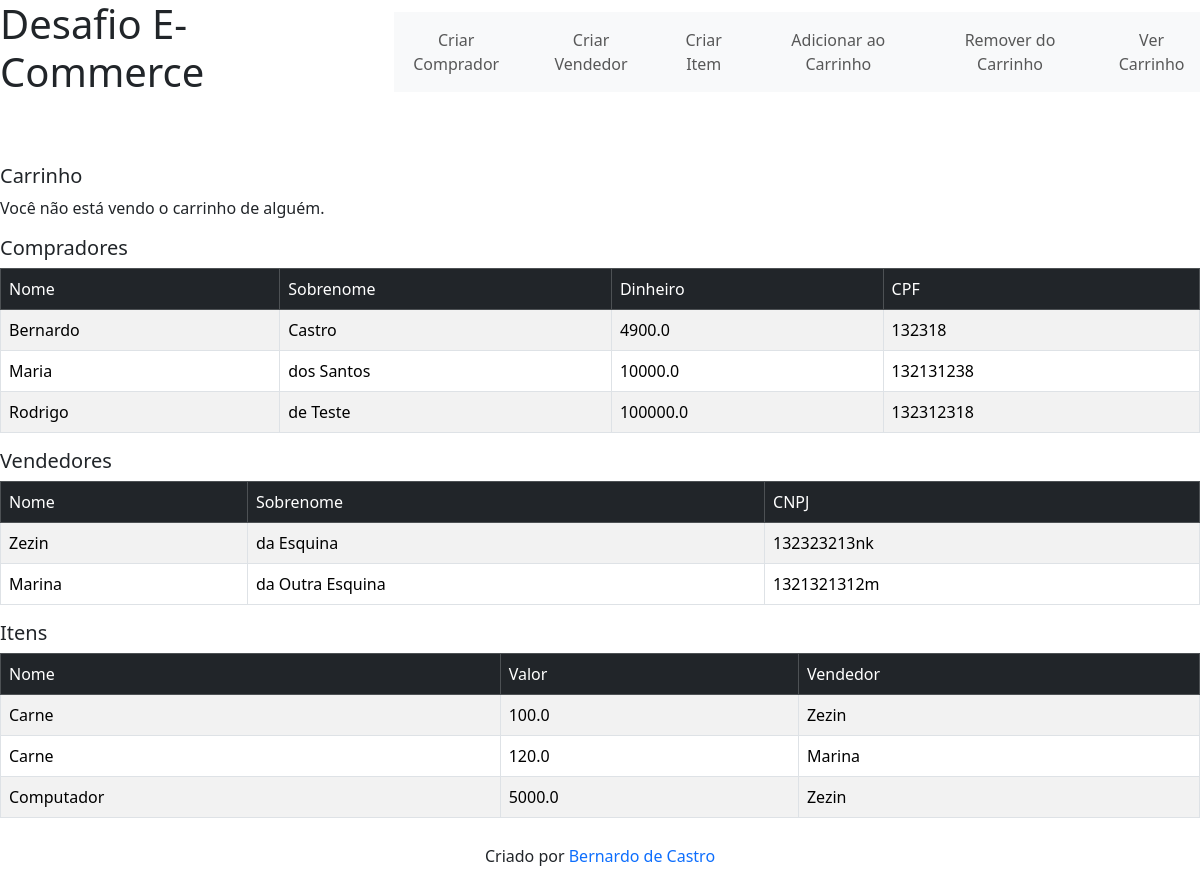
Before: / with the older database file.
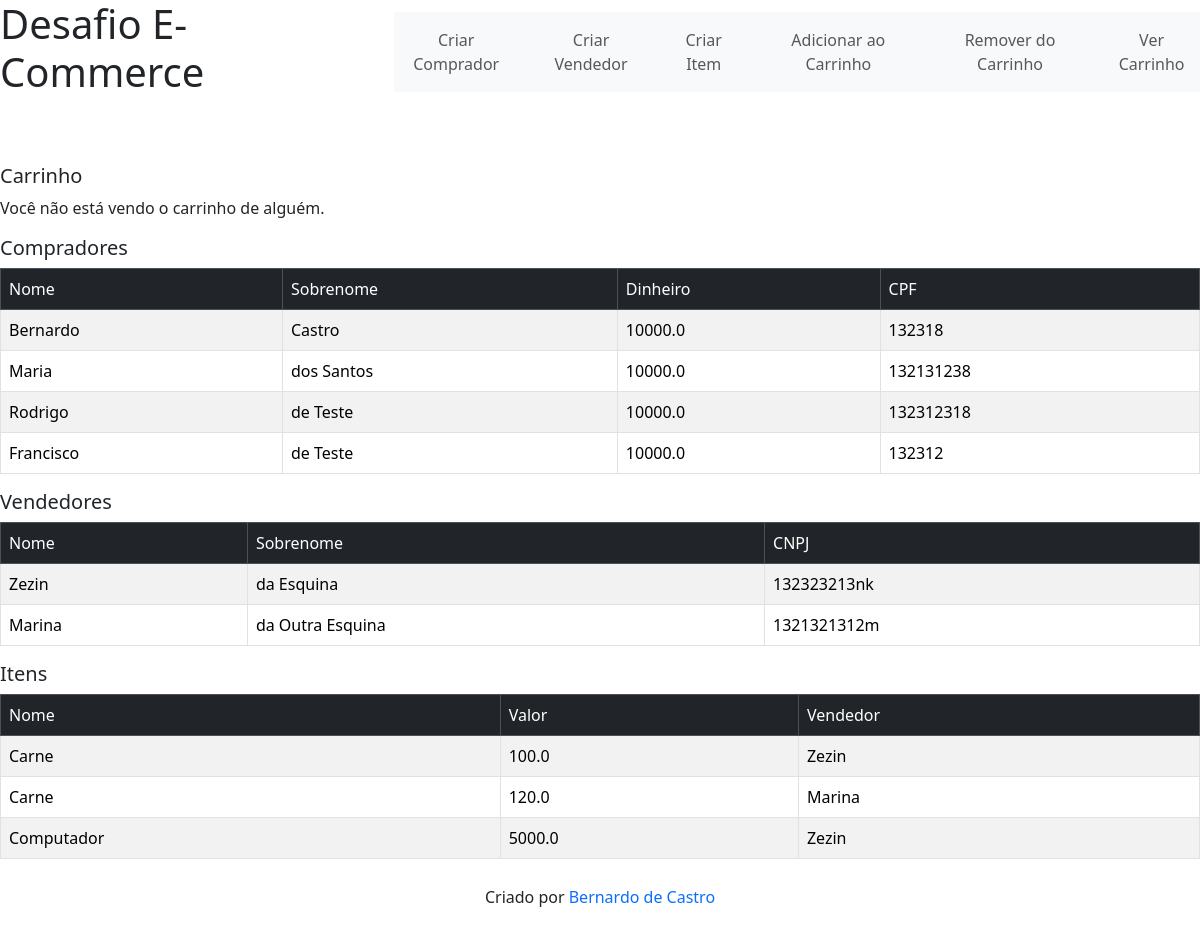
After: the same page with the newer database file.
### tables this page shows
CREATE TABLE compradores (
            id INTEGER PRIMARY KEY AUTOINCREMENT,
            nome TEXT NOT NULL,
            sobrenome TEXT NOT NULL,
            dinheiro REAL NOT NULL,
            cpf TEXT UNIQUE NOT NULL,
            carrinho TEXT
        );

CREATE TABLE vendedores (
            id INTEGER PRIMARY KEY AUTOINCREMENT,
            nome TEXT NOT NULL,
            sobrenome TEXT NOT NULL,
            cnpj TEXT UNIQUE NOT NULL
            );

CREATE TABLE itens (
            id INTEGER PRIMARY KEY AUTOINCREMENT,
            nome TEXT NOT NULL,
            preco REAL NOT NULL,
            vendedor_nome INTEGER,
            FOREIGN KEY(vendedor_nome) REFERENCES vendedores(nome)
            );

### backend/main.py (the view)
@app.route('/')
def index():
    carrinho = request.args.get('carrinho', '')
    return render_template('index.html', compradores=geren.getCompradores(), vendedores=geren.getVendedores(), itens=geren.getItens(), carrinho=carrinho)

### backend/db/dbAPI.py (called while the page is built)
    def __enter__(self):
        self.connection = sql.connect(self.database)
        self.cursor = self.connection.cursor()
        return self

    def __exit__(self, exc_type, exc_val, exc_tb):
        if self.connection:
            self.connection.commit()
            self.cursor.close()
            self.connection.close()

    def getCompradores(self) -> list:
        with self:
            self.cursor.execute("SELECT * FROM compradores")
            return self.cursor.fetchall()

    def getVendedores(self) -> list:
        with self:
            self.cursor.execute("SELECT * FROM vendedores")
            return self.cursor.fetchall()

    def getItens(self) -> list:
        with self:
            self.cursor.execute("SELECT * FROM itens")
            return self.cursor.fetchall()

### frontend/templates/index.html (shortened to what this page needs)
<!doctype html>
<html lang="en">
<head>
    <link href="https://cdn.jsdelivr.net/npm/bootstrap@5.3.3/dist/css/bootstrap.min.css" rel="stylesheet"
>
    <link rel="stylesheet" href="{{ url_for('static', filename='css/main.css') }}">
</head>
<body>
    <header>
        <div class="d-flex flex-row align-items-center gap-5">
            <h1>Desafio E-Commerce</h1>
            <nav class="navbar navbar-expand-lg navbar-light bg-light">
                <div class="collapse navbar-collapse" id="navbarNav">
                    <ul class="navbar-nav gap-3">
                        <li class="nav-item">
                            <button type="button" class="btn btn-primary btn-lg nav-link" data-bs-toggle="modal"
                                data-bs-target="#modalComprador">Criar Comprador</button>
                        </li>
                        <li class="nav-item">
                            <button type="button" class="btn btn-primary btn-lg nav-link" data-bs-toggle="modal"
                                data-bs-target="#modalVendedor">Criar Vendedor</button>
                        </li>
                        <li class="nav-item">
                            <button type="button" class="btn btn-primary btn-lg nav-link" data-bs-toggle="modal"
                                data-bs-target="#modalItem">Criar Item</button>
                        </li>
                        <li class="nav-item">
                            <button type="button" class="btn btn-primary btn-lg nav-link" data-bs-toggle="modal"
                                data-bs-target="#modalAddCarrinho">Adicionar ao Carrinho</button>
                        </li>
                        <li class="nav-item">
                            <button type="button" class="btn btn-primary btn-lg nav-link" data-bs-toggle="modal"
                                data-bs-target="#modalRemCarrinho">Remover do Carrinho</button>
                        </li>
                        <li class="nav-item">
                            <button type="button" class="btn btn-primary btn-lg nav-link" data-bs-toggle="modal"
                                data-bs-target="#modalVerCarrinho">Ver Carrinho</button>
                        </li>
                    </ul>
                </div>
            </nav>
        </div>
    </header>
    <main>
        <div>
            <div>
                <h5>Carrinho</h5>
                <div class="carrinho">
                    {% if carrinho %}
                    <table>
                        <thead>
                            <td>Item</td>
                            <td>Valor</td>
                            <td>Vendedor</td>
                        </thead>
                        {% for i in carrinho %}
                        <tr>
                            <td>{{ i[0] }}</td>
                            <td>{{ i[1] }}</td>
                            <td>{{ i[2] }}</td>
                        </tr>
                        {% endfor %}
                    </table>
                    {% else %}
                    <p>Você não está vendo o carrinho de alguém.</p>
                    {% endif %}
                </div>
            </div>
            <div>
                <h5>Compradores</h5>
                <table class="table table-striped table-bordered">
                    <thead class="table-dark">
                        <td>Nome</td>
                        <td>Sobrenome</td>
                        <td>Dinheiro</td>
                        <td>CPF</td>
                    </thead>
                    {% for comprador in compradores %}
                    <tr>
                        {% for dado in comprador[1:-1] %}
                        <td>{{ dado }}</td>
                        {% endfor %}
                    </tr>
                    {% endfor %}
                </table>
            </div>
            <div>
                <h5>Vendedores</h5>
                <table class="table table-striped table-bordered">
                    <thead class="table-dark">
                        <td>Nome</td>
                        <td>Sobrenome</td>
                        <td>CNPJ</td>
                    </thead>
                    {% for vendedor in vendedores %}
                    <tr>
                        {% for dado in vendedor[1:] %}
                        <td>{{ dado }}</td>
                        {% endfor %}
                    </tr>
                    {% endfor %}
                </table>
            </div>
            <div>
                <h5>Itens</h5>
                <table class="table table-striped table-bordered">
                    <thead class="table-dark">
                        <td>Nome</td>
                        <td>Valor</td>
                        <td>Vendedor</td>
                    </thead>
                    {% for item in itens %}
                    <tr>
                        {% for dado in item[1:] %}
                        <td>{{ dado }}</td>
                        {% endfor %}
                    </tr>
                    {% endfor %}
                </table>
            </div>
        </div>
    </main>
    <footer>
        <div class="container footer text-center">
            <p>Criado por <a href="github.com/Se7enzito">Bernardo de Castro</a></p>
        </div>
    </footer>
</body>
</html>

### frontend/src/css/main.css (style rules this page uses)
.footer a { text-decoration: none; }
header { top: 0; left: 0; width: 100%; }
main { padding-top: 60px; padding-bottom: 60px; }
footer { position: fixed; bottom: 0; left: 0; width: 100%; text-align: center; padding: 10px 0; }

Changed rows visible on the page:
changed compradores "Bernardo": dinheiro "4900.0" → "10000.0"
changed compradores "Rodrigo": dinheiro "100000.0" → "10000.0"
added compradores: nome "Francisco", sobrenome "de Teste", dinheiro "10000.0", cpf "132312"
